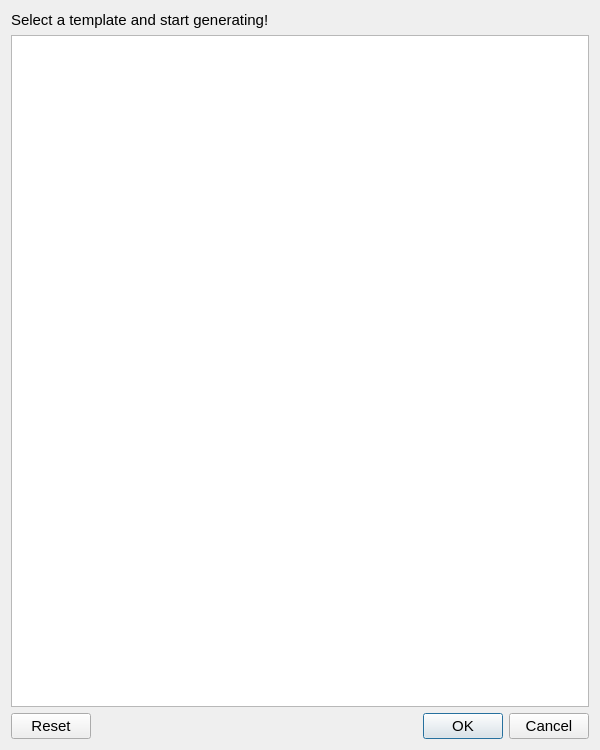
<?xml version="1.0" encoding="UTF-8"?>
<ui version="4.0">
 <class>Dialog</class>
 <widget class="QDialog" name="Dialog">
  <property name="windowModality">
   <enum>Qt::ApplicationModal</enum>
  </property>
  <property name="geometry">
   <rect>
    <x>0</x>
    <y>0</y>
    <width>600</width>
    <height>750</height>
   </rect>
  </property>
  <property name="minimumSize">
   <size>
    <width>300</width>
    <height>450</height>
   </size>
  </property>
  <property name="font">
   <font>
    <family>Segoe UI</family>
    <pointsize>11</pointsize>
   </font>
  </property>
  <property name="windowTitle">
   <string>Templates</string>
  </property>
  <layout class="QGridLayout" name="gridLayout">
   <item row="1" column="0">
    <widget class="QListWidget" name="list_widget">
     <property name="editTriggers">
      <set>QAbstractItemView::NoEditTriggers</set>
     </property>
     <property name="spacing">
      <number>5</number>
     </property>
    </widget>
   </item>
   <item row="2" column="0">
    <widget class="QDialogButtonBox" name="button_box">
     <property name="orientation">
      <enum>Qt::Horizontal</enum>
     </property>
     <property name="standardButtons">
      <set>QDialogButtonBox::Cancel|QDialogButtonBox::Ok|QDialogButtonBox::Reset</set>
     </property>
    </widget>
   </item>
   <item row="0" column="0">
    <widget class="QLabel" name="label">
     <property name="font">
      <font>
       <family>Segoe UI</family>
       <pointsize>11</pointsize>
      </font>
     </property>
     <property name="text">
      <string>Select a template and start generating!</string>
     </property>
    </widget>
   </item>
  </layout>
 </widget>
 <resources/>
 <connections>
  <connection>
   <sender>button_box</sender>
   <signal>rejected()</signal>
   <receiver>Dialog</receiver>
   <slot>reject()</slot>
   <hints>
    <hint type="sourcelabel">
     <x>316</x>
     <y>260</y>
    </hint>
    <hint type="destinationlabel">
     <x>286</x>
     <y>274</y>
    </hint>
   </hints>
  </connection>
  <connection>
   <sender>button_box</sender>
   <signal>accepted()</signal>
   <receiver>Dialog</receiver>
   <slot>accept()</slot>
   <hints>
    <hint type="sourcelabel">
     <x>248</x>
     <y>254</y>
    </hint>
    <hint type="destinationlabel">
     <x>157</x>
     <y>274</y>
    </hint>
   </hints>
  </connection>
 </connections>
</ui>
